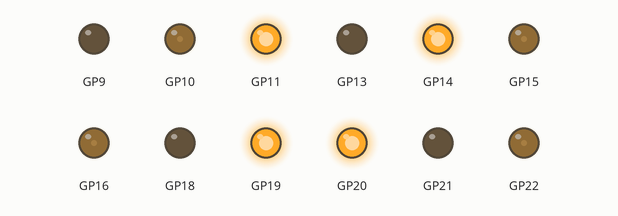
A program run on a simulated Raspberry Pi Pico running MicroPython. Parts: output pins drawn as LEDs (lit = HIGH). What the program prints to the serial console is not drawn. At 1.5 s the program stops and its outputs stay as they are.

Above: at 0.1 s.
At 0.6 s:
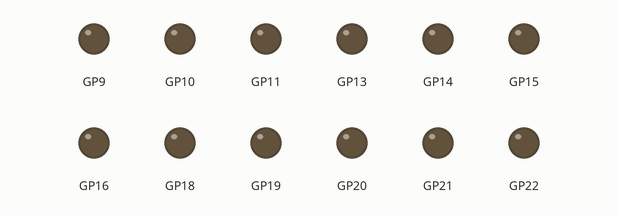
Timing chart, 0 to 2.1 s (numbered marks = the images above):
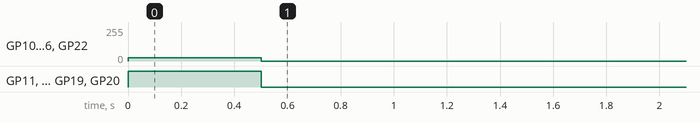

Measured:
- by itself, GP10, GP15, GP16, GP22: 0/255 → 25/255 at 0.00 s, → 0/255 0.50 s later
- by itself, GP11, GP14, GP19, GP20: LOW → HIGH at 0.00 s, → LOW 0.50 s later

The program:

pico2w_chassis.py
```python
import machine
import time

# C - A
# D - B
E2A = 6
E2B = 7
E1A = 8
E1B = 12  # 9 -> 12

PWMB = 10
BIN2 = 11
BIN1 = 9  # 12 -> 9
AIN1 = 14  # 13 -> 14
AIN2 = 13  # 14 -> 13
PWMA = 15

E2C = 26
E2D = 4
E1C = 5
E1D = 17  # 16 -> 17

PWMD = 16  # 17 -> 16
DIN2 = 19  # 18 -> 19
DIN1 = 18  # 19 -> 18
CIN1 = 20
CIN2 = 21
PWMC = 22


class Motor:
    def __init__(self, e_a, e_b, pwm, in_1, in_2):
        self.pwm = machine.PWM(
            pwm, freq=10000, duty_u16=int(65535 * 0 / 100)
        )  # 初始化PWM引脚
        self.in_1 = machine.Pin(in_1, machine.Pin.OUT, value=0)  # 初始化IN1引脚
        self.in_2 = machine.Pin(in_2, machine.Pin.OUT, value=1)  # 初始化IN2引脚

    def stop(self):
        self.pwm.duty_u16(int(65535 * 0 / 100))
        self.in_1.value(0)
        self.in_2.value(0)

    def set_pwm(self, duty):
        if duty > 0:
            self.in_1.value(1)
            self.in_2.value(0)
        elif duty < 0:
            self.in_1.value(0)
            self.in_2.value(1)
        else:
            self.in_1.value(0)
            self.in_2.value(0)
        self.pwm.duty_u16(int(65535 * abs(duty) / 100))


class Chassis:
    def __init__(self):
        self.motor_A = Motor(E1A, E1B, PWMA, AIN1, AIN2)
        self.motor_B = Motor(E2A, E2B, PWMB, BIN1, BIN2)
        self.motor_C = Motor(E1C, E1D, PWMC, CIN1, CIN2)
        self.motor_D = Motor(E2C, E2D, PWMD, DIN1, DIN2)
        self.motor_A.set_pwm(10)
        self.motor_B.set_pwm(-10)
        self.motor_C.set_pwm(10)
        self.motor_D.set_pwm(-10)
        time.sleep(0.5)
        self.stop()

    def set_pwm(self, x, y, z1, z2):
        print("x:", x, "y:", y)
        x = x * 100
        y = y * 100
        omega = (z2 - z1) * 50
        print("x:", x, "y:", y)
        self.motor_A.set_pwm(y - x - omega)
        print("y+x : ", y + x)
        self.motor_B.set_pwm(y + x - omega)
        print("y-x : ", y - x)
        print("z1:", z1, "z2:", z2, "omega:", omega)
        self.motor_C.set_pwm(y - x + omega)
        self.motor_D.set_pwm(y + x + omega)

    def stop(self):
        self.motor_A.stop()
        self.motor_B.stop()
        self.motor_C.stop()
        self.motor_D.stop()


if __name__ == "__main__":
    print(time.ticks_cpu())
    print(time.ticks_cpu())
    chassis = Chassis()
    for x in range(0, 10, 1):
        time.sleep(0.1)
    chassis.stop()
```
